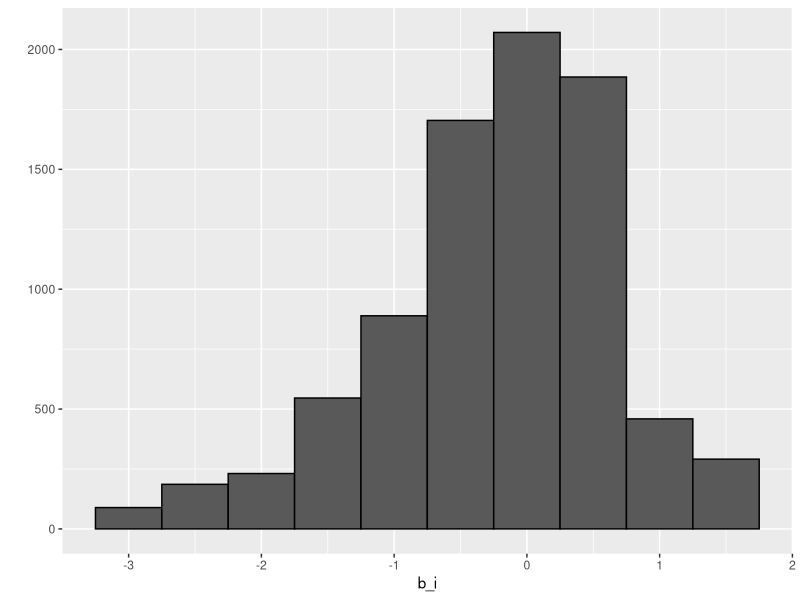
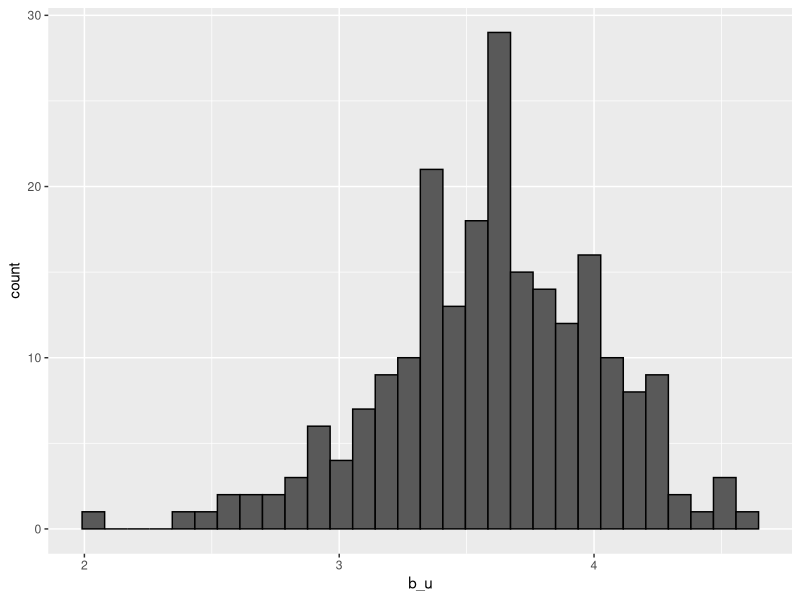
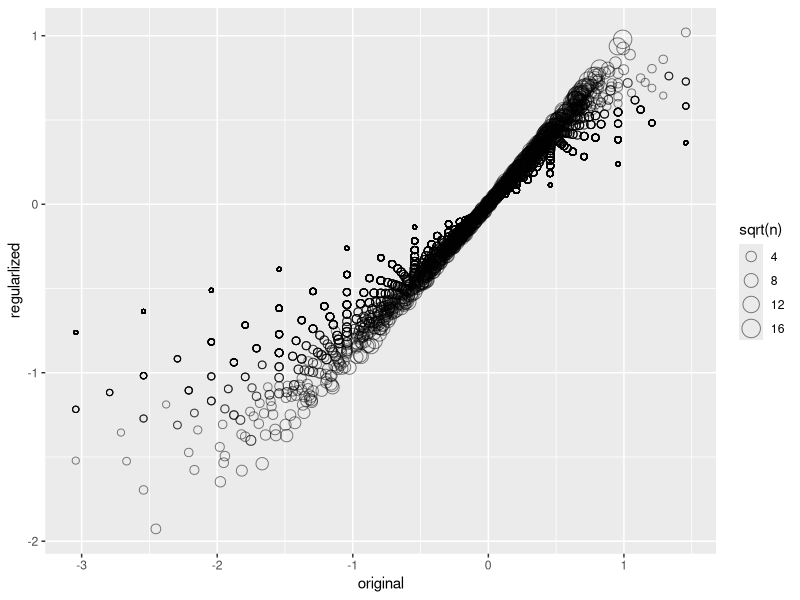
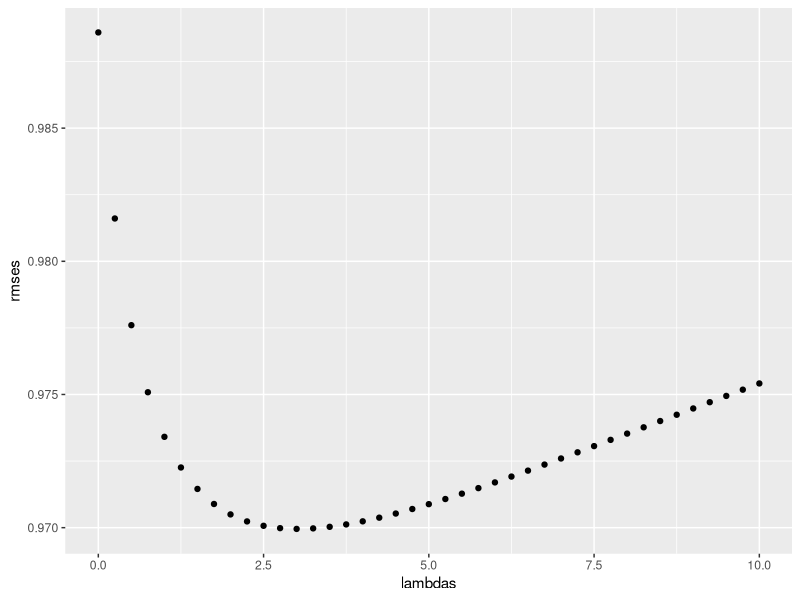
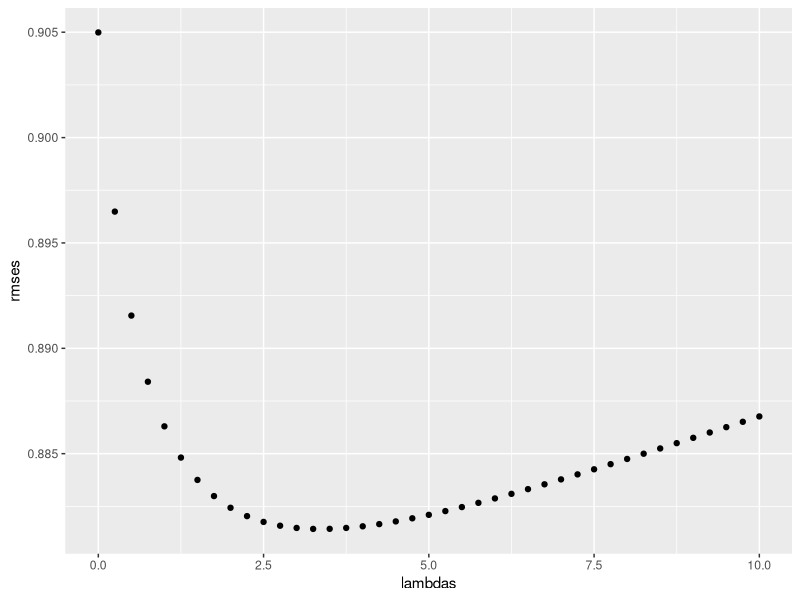

Source code (R) for these figures, in order:
library(tidyverse)
library(dslabs)
data("movielens")

movielens %>% as_tibble()
movielens %>% 
  summarize(n_users = n_distinct(userId),
            n_movies = n_distinct(movieId))

library(caret)
set.seed(755)
test_index <- createDataPartition(y = movielens$rating, times = 1, p = 0.2, 
                                  list = FALSE)
train_set <- movielens[-test_index,]
test_set <- movielens[test_index,]
test_set <- test_set %>% 
  semi_join(train_set, by = "movieId") %>%
  semi_join(train_set, by = "userId")

RMSE <- function(true_ratings, predicted_ratings){
  sqrt(mean((true_ratings - predicted_ratings)^2))
}

#First model
mu_hat <- mean(train_set$rating)
mu_hat
#> [1] 3.54
naive_rmse <- RMSE(test_set$rating, mu_hat)
naive_rmse
#> [1] 1.05
predictions <- rep(3, nrow(test_set))
RMSE(test_set$rating, predictions)
rmse_results <- tibble(method = "Just the average", RMSE = naive_rmse)

#Movie effect
mu <- mean(train_set$rating) 
movie_avgs <- train_set %>% 
  group_by(movieId) %>% 
  summarize(b_i = mean(rating - mu))
qplot(b_i, data = movie_avgs, bins = 10, color = I("black"))
predicted_ratings <- mu + test_set %>% 
  left_join(movie_avgs, by='movieId') %>%
  pull(b_i)
RMSE(predicted_ratings, test_set$rating)
#> [1] 0.989

#Movie+user effect
train_set %>% 
  group_by(userId) %>% 
  filter(n()>=100) %>%
  summarize(b_u = mean(rating)) %>% 
  ggplot(aes(b_u)) + 
  geom_histogram(bins = 30, color = "black")
user_avgs <- train_set %>% 
  left_join(movie_avgs, by='movieId') %>%
  group_by(userId) %>%
  summarize(b_u = mean(rating - mu - b_i))
predicted_ratings <- test_set %>% 
  left_join(movie_avgs, by='movieId') %>%
  left_join(user_avgs, by='userId') %>%
  mutate(pred = mu + b_i + b_u) %>%
  pull(pred)
RMSE(predicted_ratings, test_set$rating)
#> [1] 0.905

#Regularization
test_set %>% 
  left_join(movie_avgs, by='movieId') %>%
  mutate(residual = rating - (mu + b_i)) %>%
  arrange(desc(abs(residual))) %>%  
  slice(1:10) %>% 
  pull(title)
movie_titles <- movielens %>% 
  select(movieId, title) %>%
  distinct()
movie_avgs %>% left_join(movie_titles, by="movieId") %>%
  arrange(desc(b_i)) %>% 
  slice(1:10)  %>% 
  pull(title)
movie_avgs %>% left_join(movie_titles, by="movieId") %>%
  arrange(b_i) %>% 
  slice(1:10)  %>% 
  pull(title)
train_set %>% count(movieId) %>% 
  left_join(movie_avgs, by="movieId") %>%
  left_join(movie_titles, by="movieId") %>%
  arrange(desc(b_i)) %>% 
  slice(1:10) %>% 
  pull(n)
train_set %>% count(movieId) %>% 
  left_join(movie_avgs) %>%
  left_join(movie_titles, by="movieId") %>%
  arrange(b_i) %>% 
  slice(1:10) %>% 
  pull(n)
lambda <- 3
mu <- mean(train_set$rating)
movie_reg_avgs <- train_set %>% 
  group_by(movieId) %>% 
  summarize(b_i = sum(rating - mu)/(n()+lambda), n_i = n()) 
tibble(original = movie_avgs$b_i, 
       regularlized = movie_reg_avgs$b_i, 
       n = movie_reg_avgs$n_i) %>%
  ggplot(aes(original, regularlized, size=sqrt(n))) + 
  geom_point(shape=1, alpha=0.5)
train_set %>%
  count(movieId) %>% 
  left_join(movie_reg_avgs, by = "movieId") %>%
  left_join(movie_titles, by = "movieId") %>%
  arrange(desc(b_i)) %>% 
  slice(1:10) %>% 
  pull(title)
train_set %>%
  count(movieId) %>% 
  left_join(movie_reg_avgs, by = "movieId") %>%
  left_join(movie_titles, by="movieId") %>%
  arrange(b_i) %>% 
  select(title, b_i, n) %>% 
  slice(1:10) %>% 
  pull(title)
predicted_ratings <- test_set %>% 
  left_join(movie_reg_avgs, by = "movieId") %>%
  mutate(pred = mu + b_i) %>%
  pull(pred)
RMSE(predicted_ratings, test_set$rating)
#> [1] 0.97

lambdas <- seq(0, 10, 0.25)

mu <- mean(train_set$rating)
just_the_sum <- train_set %>% 
  group_by(movieId) %>% 
  summarize(s = sum(rating - mu), n_i = n())
            rmses <- sapply(lambdas, function(l){
              predicted_ratings <- test_set %>% 
                left_join(just_the_sum, by='movieId') %>% 
                mutate(b_i = s/(n_i+l)) %>%
                mutate(pred = mu + b_i) %>%
                pull(pred)
              return(RMSE(predicted_ratings, test_set$rating))
            })
qplot(lambdas, rmses)  
lambdas[which.min(rmses)]
lambdas <- seq(0, 10, 0.25)
            
rmses <- sapply(lambdas, function(l){
              
              mu <- mean(train_set$rating)
              
              b_i <- train_set %>% 
                group_by(movieId) %>%
                summarize(b_i = sum(rating - mu)/(n()+l))
              
              b_u <- train_set %>% 
                left_join(b_i, by="movieId") %>%
                group_by(userId) %>%
                summarize(b_u = sum(rating - b_i - mu)/(n()+l))
              
              predicted_ratings <- 
                test_set %>% 
                left_join(b_i, by = "movieId") %>%
                left_join(b_u, by = "userId") %>%
                mutate(pred = mu + b_i + b_u) %>%
                pull(pred)
              
              return(RMSE(predicted_ratings, test_set$rating))
            })
qplot(lambdas, rmses)
lambda <- lambdas[which.min(rmses)]
lambda
#> [1] 3.25

min(rmses)
#Regularized Movie + User Effect Model 	0.881
